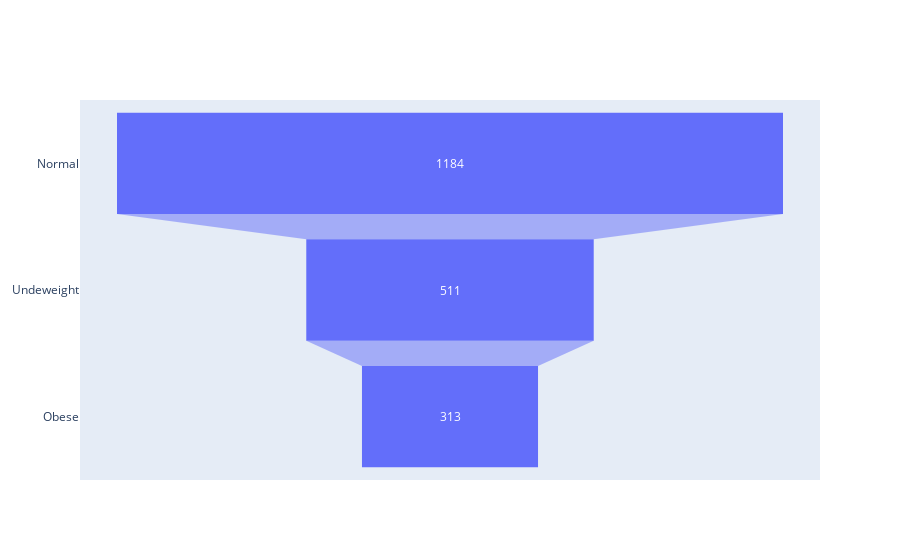

This figure's notebook cell:
### Markdown cell above
79. Create a Funnel chart of BMI Category(Normal Weight, Underweight and Obese).

### Code cell
# BMI Category :
# BMI <18.5 THEN 'underweight range'
# BMI >= 18.5 & BMI <25 THEN 'Normal Range'
# BMI >=25 THEN 'Obese' 

# Normal BMI
nor_bim_df =  Demog[(Demog['BMI'] >= 18.5) & (Demog['BMI'] < 25)]
under_bim_df =  Demog[Demog['BMI'] < 18.5] 
obese_bim_df =  Demog[Demog['BMI'] >= 25] 
print('Funnel chart of BMI Category(Normal Weight, Underweight and Obese)')

from plotly import graph_objects as go

fig = go.Figure(go.Funnel(
    y = ["Normal", "Undeweight", "Obese"],
    x = [len(nor_bim_df), len(under_bim_df), len(obese_bim_df)]))

fig.show()

### Figure 1 — Plotly figure (JSON) as saved in the notebook; plotly's stock layout.template omitted (floating-point values rounded to 4 significant figures)
{"data": [{"type": "funnel", "x": [1184, 511, 313], "y": ["Normal", "Undeweight", "Obese"]}], "layout": {"autosize": true, "xaxis": {"autorange": true, "range": [-657.8, 657.8], "type": "linear"}, "yaxis": {"autorange": true, "range": [2.5, -0.5], "type": "category"}}}
